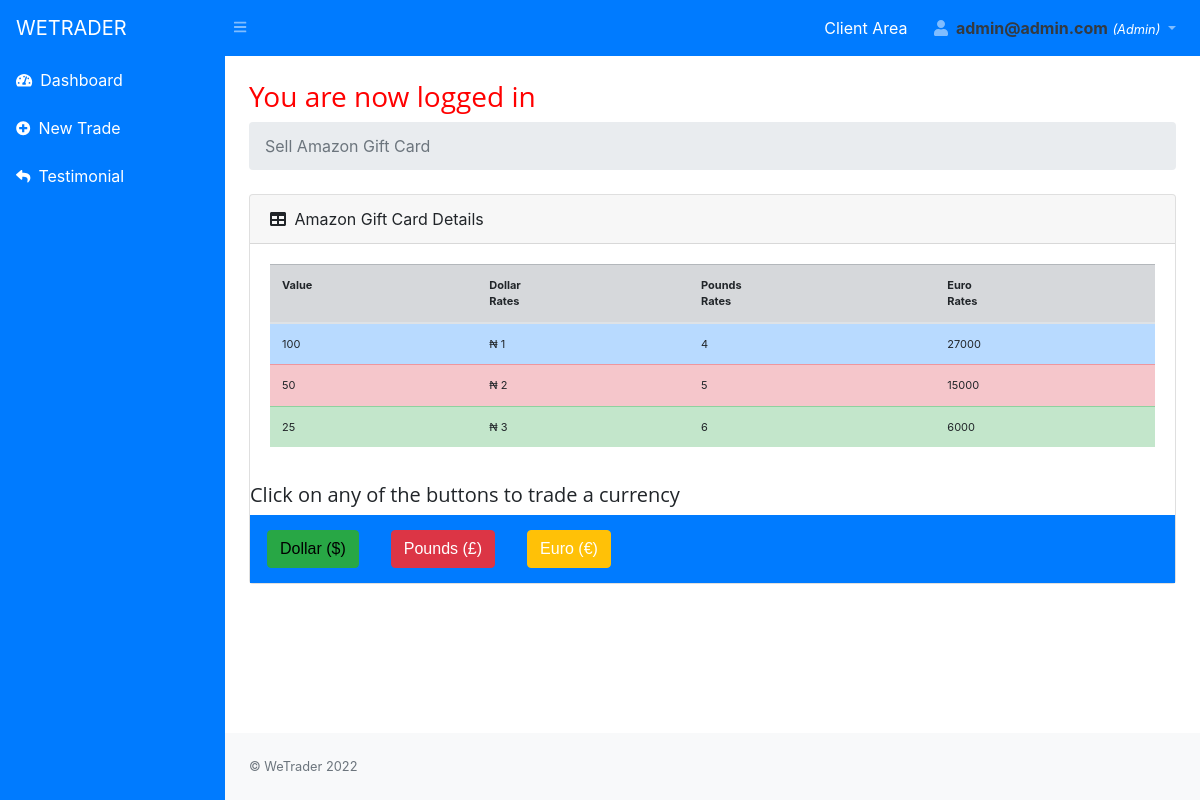
/client-area/amazon-card.php (signed in), run on the app's committed database.
### tables this page shows
CREATE TABLE `amazon_rates` (
  `id` int(11) NOT NULL,
  `dollar_100` varchar(100) NOT NULL,
  `dollar_50` int(100) NOT NULL,
  `dollar_25` varchar(100) NOT NULL,
  `date` datetime NOT NULL DEFAULT CURRENT_TIMESTAMP
);

CREATE TABLE `amazon_pounds_rates` (
  `id` int(11) NOT NULL,
  `pounds_100` varchar(100) NOT NULL,
  `pounds_50` int(100) NOT NULL,
  `pounds_25` varchar(100) NOT NULL,
  `date` datetime NOT NULL DEFAULT CURRENT_TIMESTAMP
);

CREATE TABLE `amazon_euro_rates` (
  `id` int(11) NOT NULL,
  `euro_100` varchar(100) NOT NULL,
  `euro_50` int(100) NOT NULL,
  `euro_25` varchar(100) NOT NULL,
  `date` datetime NOT NULL DEFAULT CURRENT_TIMESTAMP
);

### client-area/amazon-card.php (the view, shortened to what this page needs)
<?php
include('head.php');
include ('navbar.php');
?>
<?php
include ('sidebar.php');
?>
        <div id="layoutSidenav_content">
            <main>
                <div class="container-fluid">
                    <h1 class="mt-4" style="color:red;"> <?php if (isset($_SESSION['success'])) : ?>
                            <div class="error success" >
                                <h3>
                                    <?php
                                    echo $_SESSION['success'];
                                    ?>
                                </h3>
                            </div>
                        <?php endif ?> </h1>
                    <ol class="breadcrumb mb-4">
                        <li class="breadcrumb-item active">Sell Amazon Gift Card</li>
                    </ol>
                    <div class="card mb-4">
                        <div class="card-header">
                            <i class="fas fa-table mr-1"></i>
                            Amazon Gift Card Details
                        </div>
                        <div class="card-body">
                            <div class="row">
                                <div class="col-lg-12">
                                    <table class="table table-striped" style="padding: 5px; font-size: 11px;">
                                        <thead class="table-secondary">
                                        <th>Value<br> &nbsp;</th>
                                        <th>Dollar<br> Rates</th>
                                        <th>Pounds <br> Rates</th>
                                        <th>Euro <br> Rates</th>
                                        </thead>
                                        <tbody>
                                        <tr class="table-primary">
                                            <td>100</td>
                                            <td>&#8358;
                                                <?php
                                                $db = mysqli_connect('localhost', 'wetrader_admin', 'wetrader_Passme@123', 'wetrader_mycard');
                                                $query = "SELECT dollar_100 from amazon_rates";
                                                $result = $db->query($query);
                                                if($result->num_rows > 0) {
                                                    while ($row = $result->fetch_assoc()) {
                                                        echo "$row[dollar_100]";
                                                    }
                                                }
                                                ?>
                                            </td>
                                            <td>   <?php
                                                $db = mysqli_connect('localhost', 'wetrader_admin', 'wetrader_Passme@123', 'wetrader_mycard');
                                                $query = "SELECT pounds_100 from amazon_pounds_rates";
                                                $result = $db->query($query);
                                                if($result->num_rows > 0) {
                                                    while ($row = $result->fetch_assoc()) {
                                                        echo "$row[pounds_100]";
                                                    }
                                                }
                                                ?> </td>
                                            <td>   <?php
                                                $db = mysqli_connect('localhost', 'wetrader_admin', 'wetrader_Passme@123', 'wetrader_mycard');
                                                $query = "SELECT euro_100 from amazon_euro_rates";
                                                $result = $db->query($query);
                                                if($result->num_rows > 0) {
                                                    while ($row = $result->fetch_assoc()) {
                                                        echo "$row[euro_100]";
                                                    }
                                                }
                                                ?> </td>
                                        </tr>
                                        <tr class="table-danger">
                                            <td>50</td>
                                            <td>&#8358;
                                                <?php
                                                $db = mysqli_connect('localhost', 'wetrader_admin', 'wetrader_Passme@123', 'wetrader_mycard');
                                                $query = "SELECT dollar_50 from amazon_rates";
                                                $result = $db->query($query);
                                                if($result->num_rows > 0) {
                                                    while ($row = $result->fetch_assoc()) {
                                                        echo "$row[dollar_50]";
                                                    }
                                                }
                                                ?>
                                            </td>
                                            <td>   <?php
                                                $db = mysqli_connect('localhost', 'wetrader_admin', 'wetrader_Passme@123', 'wetrader_mycard');
                                                $query = "SELECT pounds_50 from amazon_pounds_rates";
                                                $result = $db->query($query);
                                                if($result->num_rows > 0) {
                                                    while ($row = $result->fetch_assoc()) {
                                                        echo "$row[pounds_50]";
                                                    }
                                                }
                                                ?> </td>
                                            <td>   <?php
                                                $db = mysqli_connect('localhost', 'wetrader_admin', 'wetrader_Passme@123', 'wetrader_mycard');
                                                $query = "SELECT euro_50 from amazon_euro_rates";
                                                $result = $db->query($query);
                                                if($result->num_rows > 0) {
                                                    while ($row = $result->fetch_assoc()) {
                                                        echo "$row[euro_50]";
                                                    }
                                                }
                                                ?> </td>
                                        </tr>
                                        <tr class="table-success">
                                            <td>25</td>
                                            <td>&#8358;
                                                <?php
                                                $db = mysqli_connect('localhost', 'wetrader_admin', 'wetrader_Passme@123', 'wetrader_mycard');
                                                $query = "SELECT dollar_25 from amazon_rates";
                                                $result = $db->query($query);
                                                if($result->num_rows > 0) {
                                                    while ($row = $result->fetch_assoc()) {
                                                        echo "$row[dollar_25]";
                                                    }
                                                }
                                                ?>
                                            </td>
                                            <td>   <?php
                                                $db = mysqli_connect('localhost', 'wetrader_admin', 'wetrader_Passme@123', 'wetrader_mycard');
                                                $query = "SELECT pounds_25 from amazon_pounds_rates";
                                                $result = $db->query($query);
                                                if($result->num_rows > 0) {
                                                    while ($row = $result->fetch_assoc()) {
                                                        echo "$row[pounds_25]";
                                                    }
                                                }
                                                ?> </td>
                                            <td>   <?php
                                                $db = mysqli_connect('localhost', 'wetrader_admin', 'wetrader_Passme@123', 'wetrader_mycard');
                                                $query = "SELECT euro_25 from amazon_euro_rates";
                                                $result = $db->query($query);
                                                if($result->num_rows > 0) {
                                                    while ($row = $result->fetch_assoc()) {
                                                        echo "$row[euro_25]";
                                                    }
                                                }
                                                ?> </td>
                                        </tr>
                                        </tbody>
                                    </table>
                                </div>
                            </div>
                        </div>
                        <div class="row">
                            <div class="col-lg-12">
                                <h5>Click on any of the buttons to trade a currency</h5>
                                <div class="btn-primary tab">
                                    <button class=" tablinks" onclick="openCity(event, 'Dollar')"><a class="btn btn-success">Dollar ($)</a></button>
                                    <button class="text-white tablinks" onclick="openCity(event, 'Pounds')"><a class="btn btn-danger">Pounds (&pound;)</a></button>
                                    <button class="text-white tablinks" onclick="openCity(event, 'Euro')"><a class="btn btn-warning">Euro (&euro;)</a></button>
                                </div>
                            </div>
                        </div>
                    </div>
                </div>
            </main>
<?php
include('foot.php');
?>

### data on the page
amazon_rates: dollar_100 "1", dollar_50 "2", dollar_25 "3"
amazon_pounds_rates: pounds_100 "4", pounds_50 "5", pounds_25 "6"
amazon_euro_rates: euro_100 "27000", euro_50 "15000", euro_25 "6000"

### other printed values
$_SESSION['user']['email'] "admin@admin.com"
$_SESSION['user']['user_type'] "Admin"
$_SESSION['success'] "You are now logged in"
